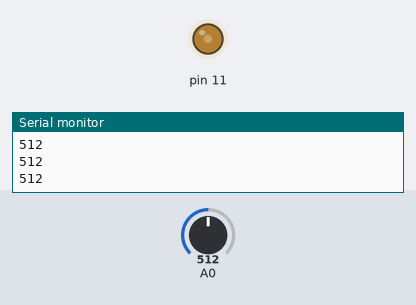
Simulated run of this sketch. Board: Arduino Uno, built with avr-gcc and run on an emulated ATmega328P. On the bench: output pins drawn as LEDs (lit = HIGH), the last lines printed to the serial monitor. The inputs (shaded band) are chosen by the test bench; at power-on: A0 = 512.

Above: at 1.2 s.
1.3 s: A0 set to 716
At 2.3 s:
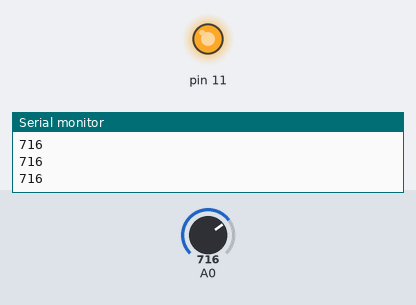
2.8 s: A0 set to 900
At 3.4 s:
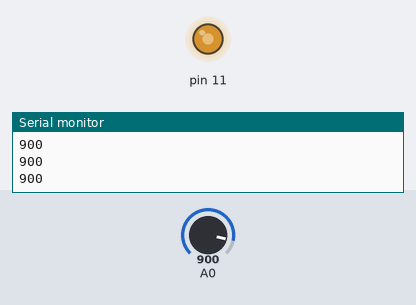
4.3 s: A0 set to 122
At 4.6 s:
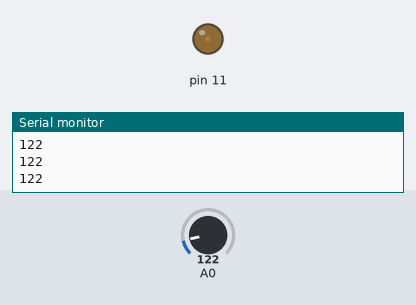
5.8 s: A0 set to 511
At 6.9 s:
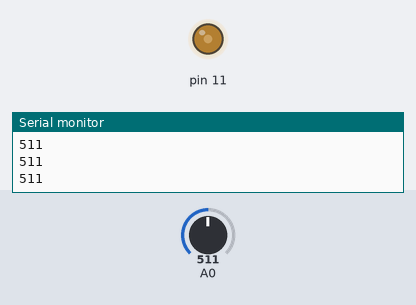
Timing chart, 0 to 8.3 s (numbered marks = the images above; inputs shaded):
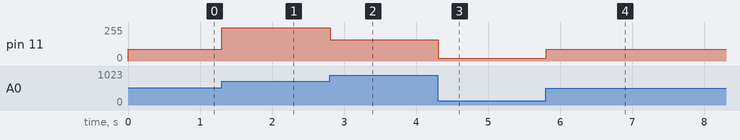

The sketch:

fotorezystorCzytanieWartosci.ino
```cpp
void setup()
{
   pinMode(A0, INPUT_PULLUP);
   Serial.begin(9600);
}

void loop()
{
   int swiatlo = analogRead(A0);
   Serial.println(swiatlo);
   int jasnosc = map(swiatlo, 700, 170, 0, 255);
   analogWrite(11, jasnosc);
   delay(10);
}
```

Measured:
- after the input at 1.3 s, pin 11: 90/255 → 249/255 at once
- after the input at 2.8 s, pin 11: 249/255 → 160/255 at once
- after the input at 4.3 s, pin 11: 160/255 → 22/255 at once
- after the input at 5.8 s, pin 11: 22/255 → 90/255 at once
